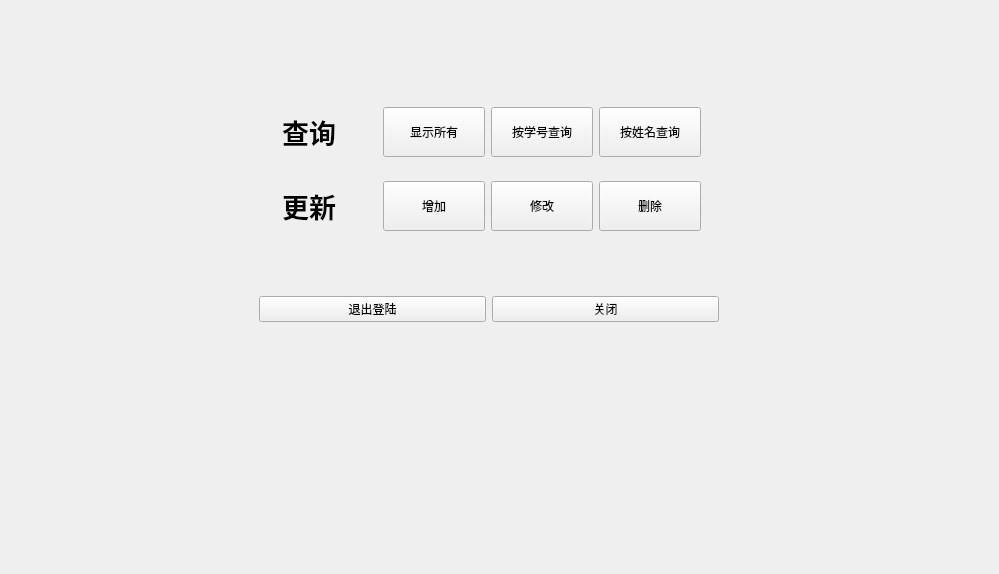
<?xml version="1.0" encoding="UTF-8"?>
<ui version="4.0">
 <class>MainMenu</class>
 <widget class="QWidget" name="MainMenu">
  <property name="geometry">
   <rect>
    <x>0</x>
    <y>0</y>
    <width>999</width>
    <height>574</height>
   </rect>
  </property>
  <property name="minimumSize">
   <size>
    <width>200</width>
    <height>0</height>
   </size>
  </property>
  <property name="windowTitle">
   <string>Form</string>
  </property>
  <widget class="QWidget" name="widget_7" native="true">
   <property name="geometry">
    <rect>
     <x>250</x>
     <y>80</y>
     <width>478</width>
     <height>274</height>
    </rect>
   </property>
   <layout class="QVBoxLayout" name="verticalLayout_3">
    <item>
     <widget class="QWidget" name="widget_6" native="true">
      <layout class="QHBoxLayout" name="horizontalLayout_4">
       <item>
        <widget class="QWidget" name="widget_5" native="true">
         <property name="maximumSize">
          <size>
           <width>100</width>
           <height>16777215</height>
          </size>
         </property>
         <layout class="QVBoxLayout" name="verticalLayout_2">
          <item>
           <widget class="QLabel" name="search_label">
            <property name="maximumSize">
             <size>
              <width>100</width>
              <height>16777215</height>
             </size>
            </property>
            <property name="font">
             <font>
              <pointsize>20</pointsize>
              <weight>75</weight>
              <bold>true</bold>
             </font>
            </property>
            <property name="text">
             <string>查询</string>
            </property>
            <property name="alignment">
             <set>Qt::AlignCenter</set>
            </property>
           </widget>
          </item>
          <item>
           <widget class="QLabel" name="update_label">
            <property name="maximumSize">
             <size>
              <width>100</width>
              <height>16777215</height>
             </size>
            </property>
            <property name="font">
             <font>
              <pointsize>20</pointsize>
              <weight>75</weight>
              <bold>true</bold>
             </font>
            </property>
            <property name="text">
             <string>更新</string>
            </property>
            <property name="alignment">
             <set>Qt::AlignCenter</set>
            </property>
           </widget>
          </item>
         </layout>
        </widget>
       </item>
       <item>
        <widget class="QWidget" name="widget_3" native="true">
         <property name="minimumSize">
          <size>
           <width>200</width>
           <height>0</height>
          </size>
         </property>
         <layout class="QVBoxLayout" name="verticalLayout">
          <item>
           <widget class="QWidget" name="widget" native="true">
            <layout class="QHBoxLayout" name="horizontalLayout">
             <item>
              <widget class="QPushButton" name="show_ptn">
               <property name="minimumSize">
                <size>
                 <width>0</width>
                 <height>50</height>
                </size>
               </property>
               <property name="text">
                <string>显示所有</string>
               </property>
               <property name="flat">
                <bool>false</bool>
               </property>
              </widget>
             </item>
             <item>
              <widget class="QPushButton" name="number_ptn">
               <property name="minimumSize">
                <size>
                 <width>0</width>
                 <height>50</height>
                </size>
               </property>
               <property name="text">
                <string>按学号查询</string>
               </property>
              </widget>
             </item>
             <item>
              <widget class="QPushButton" name="name_ptn">
               <property name="minimumSize">
                <size>
                 <width>0</width>
                 <height>50</height>
                </size>
               </property>
               <property name="text">
                <string>按姓名查询</string>
               </property>
              </widget>
             </item>
            </layout>
           </widget>
          </item>
          <item>
           <widget class="QWidget" name="widget_2" native="true">
            <layout class="QHBoxLayout" name="horizontalLayout_2">
             <item>
              <widget class="QPushButton" name="add_ptn">
               <property name="minimumSize">
                <size>
                 <width>0</width>
                 <height>50</height>
                </size>
               </property>
               <property name="text">
                <string>增加</string>
               </property>
              </widget>
             </item>
             <item>
              <widget class="QPushButton" name="modify_ptn">
               <property name="minimumSize">
                <size>
                 <width>0</width>
                 <height>50</height>
                </size>
               </property>
               <property name="text">
                <string>修改</string>
               </property>
              </widget>
             </item>
             <item>
              <widget class="QPushButton" name="delete_ptn">
               <property name="minimumSize">
                <size>
                 <width>0</width>
                 <height>50</height>
                </size>
               </property>
               <property name="text">
                <string>删除</string>
               </property>
              </widget>
             </item>
            </layout>
           </widget>
          </item>
         </layout>
        </widget>
       </item>
      </layout>
     </widget>
    </item>
    <item>
     <widget class="QWidget" name="widget_4" native="true">
      <layout class="QHBoxLayout" name="horizontalLayout_3">
       <item>
        <widget class="QPushButton" name="logout_ptn">
         <property name="text">
          <string>退出登陆</string>
         </property>
        </widget>
       </item>
       <item>
        <widget class="QPushButton" name="close_ptn">
         <property name="text">
          <string>关闭</string>
         </property>
        </widget>
       </item>
      </layout>
     </widget>
    </item>
   </layout>
  </widget>
 </widget>
 <resources/>
 <connections/>
</ui>
